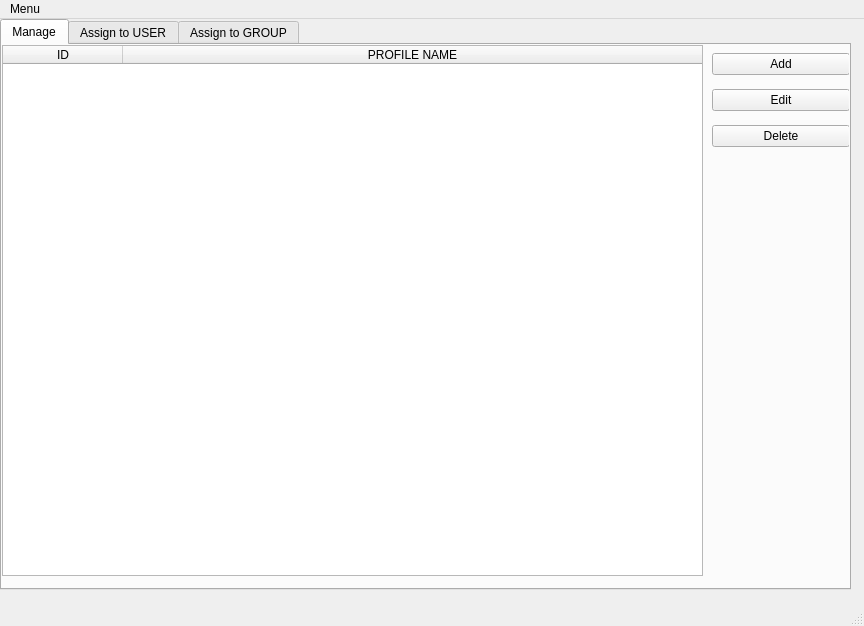
<?xml version="1.0" encoding="UTF-8"?>
<ui version="4.0">
 <class>MainWindow</class>
 <widget class="QMainWindow" name="MainWindow">
  <property name="geometry">
   <rect>
    <x>0</x>
    <y>0</y>
    <width>864</width>
    <height>626</height>
   </rect>
  </property>
  <property name="windowTitle">
   <string>BanTheWeb Application</string>
  </property>
  <widget class="QWidget" name="centralwidget">
   <widget class="QTabWidget" name="tabWidget">
    <property name="geometry">
     <rect>
      <x>0</x>
      <y>0</y>
      <width>851</width>
      <height>571</height>
     </rect>
    </property>
    <property name="currentIndex">
     <number>0</number>
    </property>
    <widget class="QWidget" name="tab">
     <attribute name="title">
      <string>Manage</string>
     </attribute>
     <widget class="QWidget" name="gridLayoutWidget">
      <property name="geometry">
       <rect>
        <x>0</x>
        <y>0</y>
        <width>701</width>
        <height>531</height>
       </rect>
      </property>
      <layout class="QGridLayout" name="gridLayout">
       <item row="0" column="0">
        <widget class="QTableWidget" name="table_profiles">
         <property name="editTriggers">
          <set>QAbstractItemView::NoEditTriggers</set>
         </property>
         <property name="selectionBehavior">
          <enum>QAbstractItemView::SelectRows</enum>
         </property>
         <property name="sortingEnabled">
          <bool>true</bool>
         </property>
         <property name="rowCount">
          <number>0</number>
         </property>
         <property name="columnCount">
          <number>2</number>
         </property>
         <attribute name="horizontalHeaderDefaultSectionSize">
          <number>120</number>
         </attribute>
         <attribute name="horizontalHeaderMinimumSectionSize">
          <number>120</number>
         </attribute>
         <attribute name="horizontalHeaderStretchLastSection">
          <bool>true</bool>
         </attribute>
         <attribute name="verticalHeaderDefaultSectionSize">
          <number>30</number>
         </attribute>
         <attribute name="verticalHeaderMinimumSectionSize">
          <number>120</number>
         </attribute>
         <column>
          <property name="text">
           <string>ID</string>
          </property>
         </column>
         <column>
          <property name="text">
           <string>PROFILE NAME</string>
          </property>
         </column>
        </widget>
       </item>
      </layout>
     </widget>
     <widget class="QWidget" name="verticalLayoutWidget">
      <property name="geometry">
       <rect>
        <x>710</x>
        <y>0</y>
        <width>138</width>
        <height>111</height>
       </rect>
      </property>
      <layout class="QGridLayout" name="gridLayout_2">
       <item row="2" column="0">
        <widget class="QPushButton" name="btn_profiles_edit">
         <property name="text">
          <string>Edit</string>
         </property>
        </widget>
       </item>
       <item row="1" column="0">
        <widget class="QPushButton" name="btn_profiles_add">
         <property name="text">
          <string>Add</string>
         </property>
        </widget>
       </item>
       <item row="3" column="0">
        <widget class="QPushButton" name="btn_profiles_delete">
         <property name="text">
          <string>Delete</string>
         </property>
        </widget>
       </item>
      </layout>
     </widget>
    </widget>
    <widget class="QWidget" name="tab_2">
     <attribute name="title">
      <string>Assign to USER</string>
     </attribute>
     <widget class="QWidget" name="horizontalLayoutWidget">
      <property name="geometry">
       <rect>
        <x>0</x>
        <y>0</y>
        <width>701</width>
        <height>531</height>
       </rect>
      </property>
      <layout class="QHBoxLayout" name="horizontalLayout">
       <item>
        <widget class="QTableWidget" name="table_user_profiles">
         <property name="selectionBehavior">
          <enum>QAbstractItemView::SelectRows</enum>
         </property>
         <property name="sortingEnabled">
          <bool>true</bool>
         </property>
         <attribute name="horizontalHeaderCascadingSectionResizes">
          <bool>false</bool>
         </attribute>
         <attribute name="horizontalHeaderDefaultSectionSize">
          <number>120</number>
         </attribute>
         <attribute name="horizontalHeaderMinimumSectionSize">
          <number>120</number>
         </attribute>
         <attribute name="horizontalHeaderStretchLastSection">
          <bool>true</bool>
         </attribute>
         <attribute name="verticalHeaderCascadingSectionResizes">
          <bool>false</bool>
         </attribute>
         <attribute name="verticalHeaderMinimumSectionSize">
          <number>120</number>
         </attribute>
         <attribute name="verticalHeaderStretchLastSection">
          <bool>false</bool>
         </attribute>
         <column>
          <property name="text">
           <string>USER ID</string>
          </property>
         </column>
         <column>
          <property name="text">
           <string>USERNAME</string>
          </property>
         </column>
         <column>
          <property name="text">
           <string>USER PROFILE</string>
          </property>
         </column>
         <column>
          <property name="text">
           <string>GROUP PROFILE</string>
          </property>
         </column>
         <column>
          <property name="text">
           <string>EFFECTIVE PROFILE</string>
          </property>
         </column>
        </widget>
       </item>
      </layout>
     </widget>
     <widget class="QWidget" name="verticalLayoutWidget_2">
      <property name="geometry">
       <rect>
        <x>710</x>
        <y>0</y>
        <width>131</width>
        <height>91</height>
       </rect>
      </property>
      <layout class="QVBoxLayout" name="verticalLayout_2">
       <item>
        <widget class="QPushButton" name="btn_uprofiles_assign">
         <property name="text">
          <string>Assign</string>
         </property>
        </widget>
       </item>
       <item>
        <widget class="QPushButton" name="btn_uprofiles_delete">
         <property name="text">
          <string>Delete</string>
         </property>
        </widget>
       </item>
      </layout>
     </widget>
    </widget>
    <widget class="QWidget" name="tab_3">
     <attribute name="title">
      <string>Assign to GROUP</string>
     </attribute>
     <widget class="QWidget" name="verticalLayoutWidget_3">
      <property name="geometry">
       <rect>
        <x>710</x>
        <y>0</y>
        <width>131</width>
        <height>91</height>
       </rect>
      </property>
      <layout class="QVBoxLayout" name="verticalLayout_3">
       <item>
        <widget class="QPushButton" name="btn_gprofiles_assign">
         <property name="text">
          <string>Assign</string>
         </property>
        </widget>
       </item>
       <item>
        <widget class="QPushButton" name="btn_gprofiles_delete">
         <property name="text">
          <string>Delete</string>
         </property>
        </widget>
       </item>
      </layout>
     </widget>
     <widget class="QWidget" name="horizontalLayoutWidget_2">
      <property name="geometry">
       <rect>
        <x>0</x>
        <y>0</y>
        <width>701</width>
        <height>531</height>
       </rect>
      </property>
      <layout class="QHBoxLayout" name="horizontalLayout_2">
       <item>
        <widget class="QTableWidget" name="table_group_profiles">
         <property name="selectionBehavior">
          <enum>QAbstractItemView::SelectRows</enum>
         </property>
         <property name="sortingEnabled">
          <bool>true</bool>
         </property>
         <attribute name="horizontalHeaderCascadingSectionResizes">
          <bool>false</bool>
         </attribute>
         <attribute name="horizontalHeaderMinimumSectionSize">
          <number>120</number>
         </attribute>
         <attribute name="horizontalHeaderStretchLastSection">
          <bool>true</bool>
         </attribute>
         <attribute name="verticalHeaderCascadingSectionResizes">
          <bool>false</bool>
         </attribute>
         <attribute name="verticalHeaderMinimumSectionSize">
          <number>120</number>
         </attribute>
         <attribute name="verticalHeaderStretchLastSection">
          <bool>false</bool>
         </attribute>
         <column>
          <property name="text">
           <string>GROUP ID</string>
          </property>
         </column>
         <column>
          <property name="text">
           <string>GROUPNAME</string>
          </property>
         </column>
         <column>
          <property name="text">
           <string>GROUP PROFILE</string>
          </property>
         </column>
        </widget>
       </item>
      </layout>
     </widget>
    </widget>
   </widget>
  </widget>
  <widget class="QMenuBar" name="menubar">
   <property name="geometry">
    <rect>
     <x>0</x>
     <y>0</y>
     <width>864</width>
     <height>25</height>
    </rect>
   </property>
   <widget class="QMenu" name="menuOkno">
    <property name="title">
     <string>Menu</string>
    </property>
    <addaction name="separator"/>
    <addaction name="separator"/>
    <addaction name="actionQuit"/>
   </widget>
   <addaction name="menuOkno"/>
  </widget>
  <widget class="QStatusBar" name="statusbar"/>
  <action name="actionQuit">
   <property name="text">
    <string>Quit</string>
   </property>
  </action>
  <action name="actionStatistics">
   <property name="text">
    <string>User statistics</string>
   </property>
  </action>
  <action name="actionManage">
   <property name="text">
    <string>Manage</string>
   </property>
  </action>
  <action name="actionOverview">
   <property name="text">
    <string>Overview</string>
   </property>
  </action>
  <action name="actionUser_profiles">
   <property name="text">
    <string>User profiles</string>
   </property>
  </action>
  <action name="actionGroup_profiles">
   <property name="text">
    <string>Group profiles</string>
   </property>
  </action>
  <action name="actionHome">
   <property name="text">
    <string>Home</string>
   </property>
  </action>
  <action name="actionProfiles">
   <property name="text">
    <string>Profiles</string>
   </property>
  </action>
 </widget>
 <resources/>
 <connections/>
</ui>
